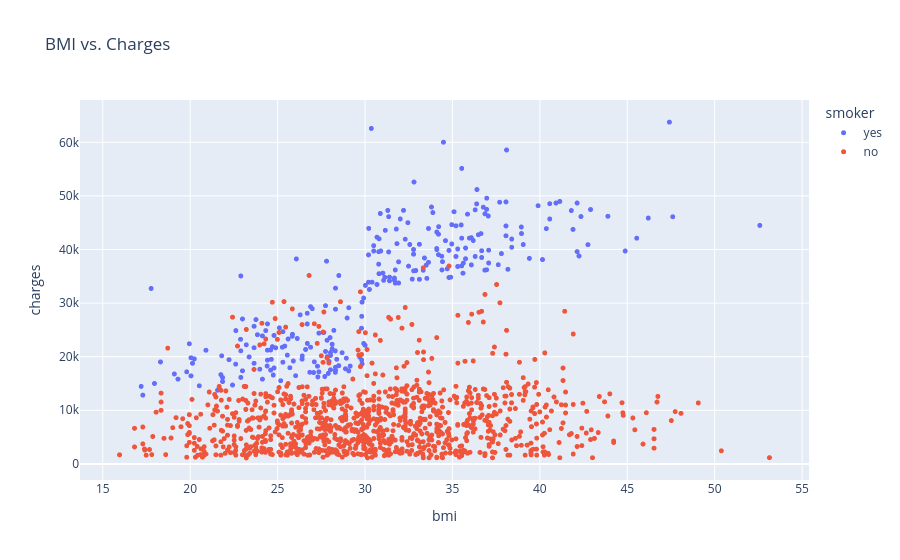

Notebook cell for this chart:
### Code cell
fig = px.scatter(medical_df,
                x='bmi',
                y='charges',
                color='smoker',
                hover_data='sex',
                title='BMI vs. Charges')
fig.update_traces(marker_size= 5)
fig.show()

### Figure 1 — Plotly figure (JSON) as saved in the notebook; plotly's stock layout.template omitted (floating-point values rounded to 4 significant figures; data arrays with more than 128 entries replaced by an {"elided": "..."} marker saying what was removed)
{"data": [{"customdata": {"elided": "274x1 str values"}, "hovertemplate": "smoker=yes<br>bmi=%{x}<br>charges=%{y}<br>sex=%{customdata[0]}<extra></extra>", "legendgroup": "yes", "marker": {"color": "#636efa", "size": 5, "symbol": "circle"}, "mode": "markers", "name": "yes", "showlegend": true, "type": "scattergl", "x": {"elided": "274 float values"}, "xaxis": "x", "y": {"elided": "274 float values"}, "yaxis": "y"}, {"customdata": {"elided": "1064x1 str values"}, "hovertemplate": "smoker=no<br>bmi=%{x}<br>charges=%{y}<br>sex=%{customdata[0]}<extra></extra>", "legendgroup": "no", "marker": {"color": "#EF553B", "size": 5, "symbol": "circle"}, "mode": "markers", "name": "no", "showlegend": true, "type": "scattergl", "x": {"elided": "1064 float values"}, "xaxis": "x", "y": {"elided": "1064 float values"}, "yaxis": "y"}], "layout": {"legend": {"title": {"text": "smoker"}, "tracegroupgap": 0}, "title": {"text": "BMI vs. Charges"}, "xaxis": {"anchor": "y", "domain": [0, 1], "title": {"text": "bmi"}}, "yaxis": {"anchor": "x", "domain": [0, 1], "title": {"text": "charges"}}}}
